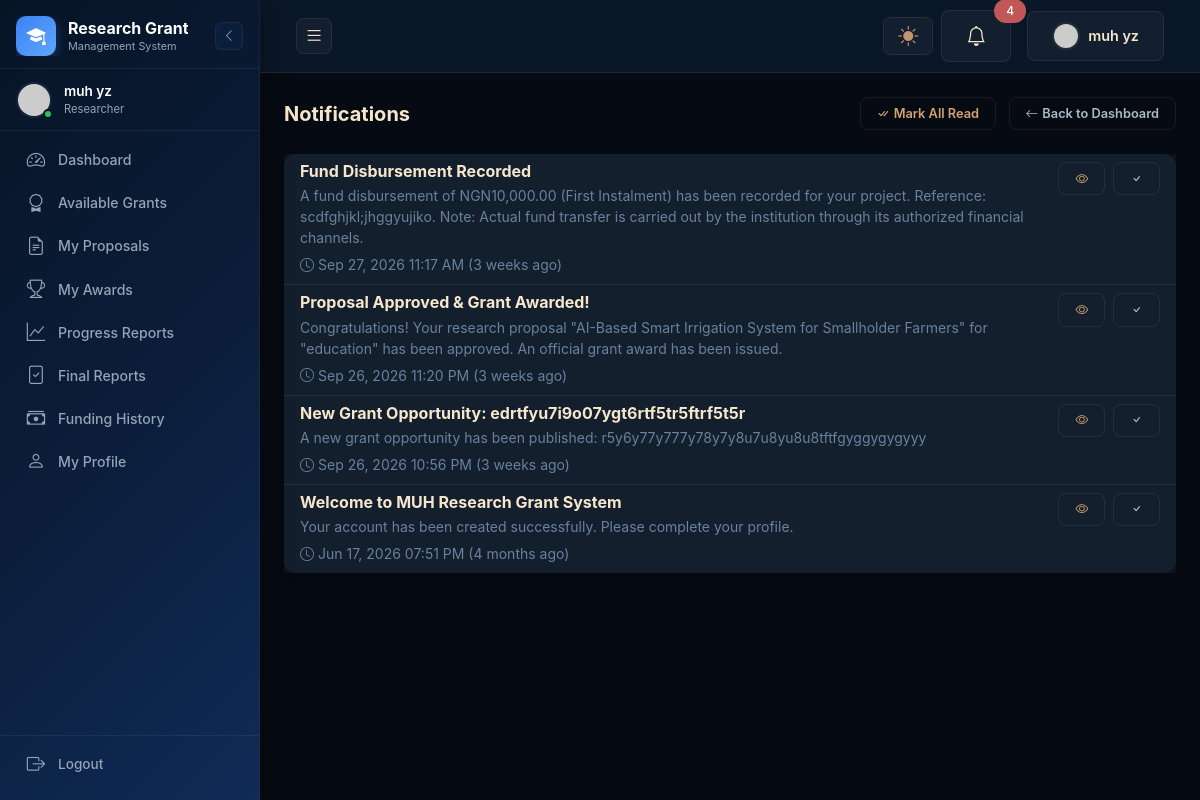
Page /pages/notifications.php (signed in) on the committed database.
### tables this page shows
CREATE TABLE `notifications` (
  `id` int(11) NOT NULL AUTO_INCREMENT,
  `user_id` int(11) NOT NULL,
  `type` varchar(100) NOT NULL,
  `title` varchar(255) NOT NULL,
  `message` text,
  `link` varchar(255) DEFAULT NULL,
  `is_read` tinyint(1) NOT NULL DEFAULT '0',
  `sent_via_email` tinyint(1) NOT NULL DEFAULT '0',
  `created_at` timestamp NOT NULL DEFAULT CURRENT_TIMESTAMP,
  PRIMARY KEY (`id`),
  KEY `user_id` (`user_id`),
  KEY `is_read` (`is_read`),
  CONSTRAINT `fk_notifications_user` FOREIGN KEY (`user_id`) REFERENCES `users` (`id`) ON DELETE CASCADE ON UPDATE CASCADE
);

### includes/functions.php (called while the page is built, shortened)
<?php
function timeAgo($datetime) {
    $timestamp = strtotime($datetime);
    $diff = time() - $timestamp;
    $periods = ['second', 'minute', 'hour', 'day', 'week', 'month', 'year'];
    $lengths = [1, 60, 3600, 86400, 604800, 2630880, 31557600];
    $future = $diff < 0;
    $diff = abs($diff);
    for ($i = count($lengths) - 1; ($i >= 0) && (($diff / $lengths[$i]) <= 1); $i--);
    $num = $diff / $lengths[$i];
    $num = round($num);
    $period = $periods[$i];
    if ($num > 1) $period .= 's';
    return ($future ? 'in ' : '') . $num . ' ' . $period . ($future ? '' : ' ago');
}
function formatDateTime($datetime, $format = 'M d, Y h:i A') {
    return date($format, strtotime($datetime));
}
function getNotifications($userId, $limit = 10) {
    try {
        $db = getDb();
        $stmt = $db->prepare("SELECT * FROM notifications WHERE user_id = :user_id ORDER BY created_at DESC LIMIT :limit");
        $stmt->bindValue(':user_id', $userId, PDO::PARAM_INT);
        $stmt->bindValue(':limit', $limit, PDO::PARAM_INT);
        $stmt->execute();
        return $stmt->fetchAll();
    } catch (Exception $e) {
        return [];
    }
}

### pages/notifications.php (the view, shortened to what this page needs)
<?php
require_once __DIR__ . '/../includes/functions.php';
$db = getDb();
$userId = $_SESSION['user_id'];
$stmt = $db->prepare("SELECT * FROM notifications WHERE user_id = :user_id ORDER BY created_at DESC");
$stmt->execute([':user_id' => $userId]);
$notifications = $stmt->fetchAll();
include_once __DIR__ . '/../includes/header.php';
?>
<div class="d-flex justify-content-between align-items-center mb-4">
    <h5 class="fw-bold mb-0">Notifications</h5>
    <div>
        <?php if (count($notifications) > 0): ?>
        <a href="?mark_read=1" class="btn btn-outline-primary btn-sm me-2">
            <i class="bi bi-check-all me-1"></i>Mark All Read
        </a>
        <?php endif; ?>
        <a href="<?= SITE_URL . $_SESSION['user_role'] ?>/index.php" class="btn btn-outline-secondary btn-sm">
            <i class="bi bi-arrow-left me-1"></i>Back to Dashboard
        </a>
    </div>
</div>
<div class="card shadow-sm border-0">
    <div class="card-body p-0">
        <?php if (empty($notifications)): ?>
        <div class="text-center py-5">
            <i class="bi bi-bell-slash text-muted" style="font-size: 3rem;"></i>
            <p class="text-muted mt-3">No notifications yet.</p>
        </div>
        <?php else: ?>
        <div class="list-group list-group-flush">
            <?php foreach ($notifications as $notif): ?>
            <div class="list-group-item list-group-item-action <?= !$notif['is_read'] ? 'bg-light' : '' ?>">
                <div class="d-flex w-100 justify-content-between align-items-start">
                    <div>
                        <div class="d-flex align-items-center">
                            <h6 class="mb-1 <?= !$notif['is_read'] ? 'fw-bold' : '' ?>"><?= htmlspecialchars($notif['title']) ?></h6>
                        </div>
                        <?php if ($notif['message']): ?>
                        <p class="mb-1 text-muted small"><?= htmlspecialchars($notif['message']) ?></p>
                        <?php endif; ?>
                        <small class="text-muted">
                            <i class="bi bi-clock me-1"></i><?= formatDateTime($notif['created_at']) ?>
                            (<?= timeAgo($notif['created_at']) ?>)
                        </small>
                    </div>
                    <div class="d-flex align-items-center">
                        <?php if ($notif['link']): ?>
                        <a href="<?= htmlspecialchars($notif['link']) ?>" class="btn btn-sm btn-outline-primary me-2">
                            <i class="bi bi-eye"></i>
                        </a>
                        <?php endif; ?>
                        <?php if (!$notif['is_read']): ?>
                        <a href="?read=<?= $notif['id'] ?>" class="btn btn-sm btn-outline-secondary">
                            <i class="bi bi-check"></i>
                        </a>
                        <?php endif; ?>
                    </div>
                </div>
            </div>
            <?php endforeach; ?>
        </div>
        <?php endif; ?>
    </div>
</div>
<?php include_once __DIR__ . '/../includes/footer.php'; ?>

### assets/css/style.css (style rules this page uses)
:root { --dark: #060a12; --dark2: #0a1728; --dark3: #1b3858; --primary: #d4a373; --primary-light: #e8c9a0; --primary-dark: #b8895e; --secondary: #537497; --secondary-light: #69819c; --tertiary: #96b2c6; --green: #65a390; --amber: #c4936f; --red: #c15757; --text: #f5e6cc; --text-muted: #aabbc8; --text-dim: #69819c; --glass: rgba(245, 230, 204, .04); --glass-hover: rgba(245, 230, 204, .07); --glass-border: rgba(245, 230, 204, .08); --glow-primary: rgba(212, 163, 115, .35); --glow-secondary: rgba(83, 116, 151, .35); --sidebar-width: 260px; --sidebar-collapsed: 80px; --sidebar-bg: #071426; --sidebar-gradient: linear-gradient(135deg, #071426, #0B1D39, #102B57); --sidebar-primary: #3B82F6; --sidebar-primary-glow: rgba(59, 130, 246, .35); --sidebar-secondary: #60A5FA; --sidebar-text: #FFFFFF; --sidebar-muted: #94A3B8; --sidebar-glass: rgba(59, 130, 246, .06); --sidebar-glass-hover: rgba(59, 130, 246, .1); --sidebar-border: rgba(148, 163, 184, .1); --header-height: 60px; --radius: 12px; --radius-sm: 8px; --transition: all .3s ease; --bs-body-bg: var(--dark); --bs-body-color: var(--text); --bs-primary: var(--primary); --bs-secondary: var(--secondary); --bs-success: var(--green); --bs-warning: var(--amber); --bs-danger: var(--red); --bs-info: var(--tertiary); --bs-light: var(--dark2); --bs-dark: #000; --bs-border-color: var(--glass-border); --bs-link-color: var(--primary); --bs-link-hover-color: var(--primary-light); }
* { margin: 0; padding: 0; box-sizing: border-box; }
body { font-family: 'Inter', -apple-system, BlinkMacSystemFont, sans-serif; background: var(--dark); color: var(--text); overflow-x: hidden; }
h1, h2, h3, h4, h5, h6 { font-weight: 700; color: var(--text); }
a { text-decoration: none; transition: var(--transition); color: var(--primary); }
.card { border: 1px solid var(--glass-border); border-radius: var(--radius); background: var(--dark2); transition: var(--transition); }
.card-body { padding: 20px; color: var(--text-muted); }
.btn { border-radius: var(--radius-sm); font-weight: 600; padding: 10px 24px; transition: var(--transition); font-size: .9rem; }
.btn-sm { padding: 6px 16px; font-size: .8rem; }
.btn-outline-primary { color: var(--primary); border-color: var(--glass-border); background: transparent; }
.btn-outline-secondary { color: var(--text-muted); border-color: var(--glass-border); }
.bg-light { background: var(--glass) !important; color: var(--text) !important; }
.list-group-item { background: var(--dark2); border-color: var(--glass-border); color: var(--text-muted); }
.text-muted { color: var(--text-dim) !important; }
.shadow-sm { box-shadow: 0 2px 10px rgba(0,0,0,.2) !important; }

### rows in the picture
notifications: title "Fund Disbursement Recorded", message "A fund disbursement of NGN10,000.00 (First Instalment) has been recorded for your project. Reference: scdfghjkl;jhggyujiko. Note: Actual fund transfer is carried out by the institution through its authorized financial channels.", created_at "Sep 27, 2026 11:17 AM", created_at "3 weeks ago"
notifications: title "Proposal Approved & Grant Awarded!", message "Congratulations! Your research proposal \"AI-Based Smart Irrigation System for Smallholder Farmers\" for \"education\" has been approved. An official grant award has been issued.", created_at "Sep 26, 2026 11:20 PM", created_at "3 weeks ago"
notifications: title "New Grant Opportunity: edrtfyu7i9o07ygt6rtf5tr5ftrf5t5r", message "A new grant opportunity has been published: r5y6y77y777y78y7y8u7u8yu8u8tftfgyggygygyyy", created_at "Sep 26, 2026 10:56 PM", created_at "3 weeks ago"
notifications: title "Welcome to MUH Research Grant System", message "Your account has been created successfully. Please complete your profile.", created_at "Jun 17, 2026 07:51 PM", created_at "4 months ago"

### other values in the picture
$_SESSION['user_name'] "muh yz"
str_replace('_', ' ', $role) "Researcher"
$unreadCount "4"
